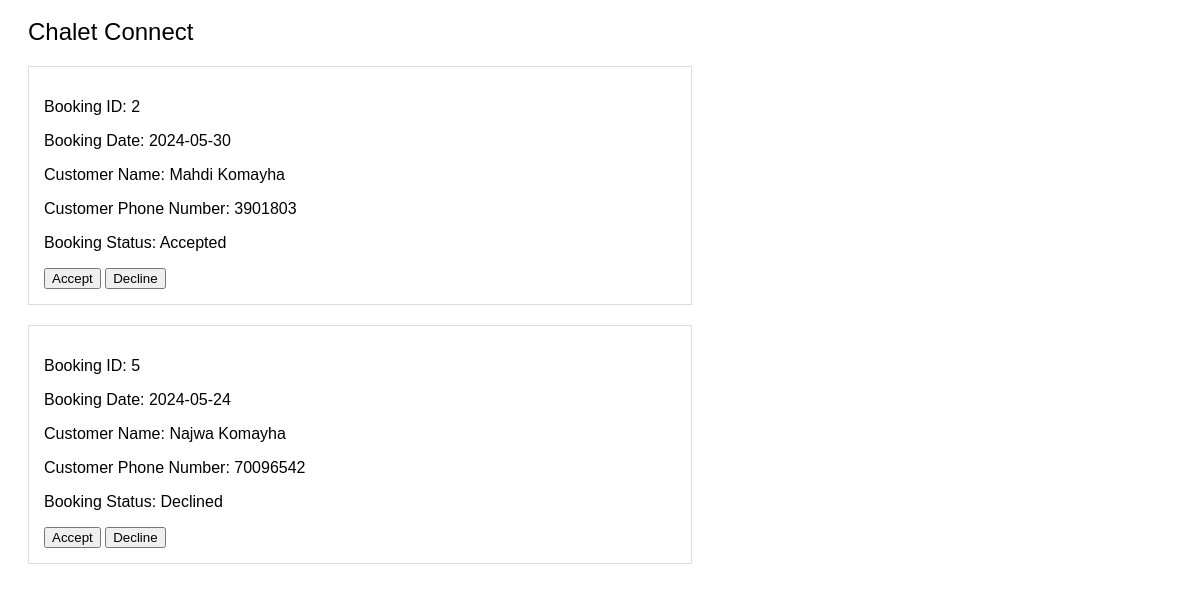
The page /chaletBookings.php?id=1 (signed in) on the database its author committed.
### tables this page shows
CREATE TABLE `bookings` (
  `id` int(11) NOT NULL,
  `cid` int(11) NOT NULL,
  `cuid` int(11) NOT NULL,
  `booking_date` date NOT NULL,
  `status` text NOT NULL DEFAULT 'Pending'
);

CREATE TABLE `customer` (
  `id` int(11) NOT NULL,
  `fname` text NOT NULL,
  `lname` text NOT NULL,
  `phone` int(11) NOT NULL,
  `email` text NOT NULL,
  `address` text DEFAULT NULL
);

### chaletBookings.php (the view, shortened to what this page needs)
<?php
    $chaletId = intval($_GET['id']);
    $conn = connectToDB();
    $chaletsResult = mysqli_query($conn, "SELECT
    b.id, b.cid, b.cuid, b.booking_date, b.status, c.fname, c.lname, c.phone
    FROM bookings b JOIN customer c ON b.cuid = c.id
    WHERE b.cid = $chaletId; ");
    $bookings = [];
    while ($row = mysqli_fetch_assoc($chaletsResult)) {
        $bookings[] = $row;
    }
?>
<!DOCTYPE html>
<html lang="en">
<head>
    <link rel="stylesheet" href="styles/chaletBookings.css">
</head>
<body>
<header>
        <div class="navbar">
            <span class="logo">Chalet Connect</span>
        </div>
    </header>
    <div class="booking-grid">
        <?php foreach ($bookings as $booking): ?>
            <div class="booking">
                <div class="chalet-details">
                    <p>Booking ID: <?= $booking['id'] ?></p>
                    <p>Booking Date: <?= $booking['booking_date'] ?></p>
                    <p>Customer Name: <?= $booking['fname'] ?> <?= $booking['lname'] ?></p>
                    <p>Customer Phone Number: <?= $booking['phone'] ?></p>
                    <p>Booking Status: <?= $booking['status'] ?></p>
                    <form method="post" action="<?php echo $_SERVER["PHP_SELF"]; ?>?id=<?= $chaletId ?>">
                    <button type="submit" name="submit" value="accept">Accept</button>
                    <button type="submit" name="submit" value="decline">Decline</button>
                    </form>
                </div>
            </div>
        <?php endforeach; ?>
        </div>
</body>
</html>

### styles/chaletBookings.css (style rules this page uses)
body { font-family: Arial, sans-serif; }
.navbar { display: flex; justify-content: space-between; align-items: center; padding: 10px 20px; }
.navbar .logo { font-size: 24px; }
.booking { border: 1px solid #ddd; padding: 15px; margin-top: 10px; margin-left: 20px; margin-right: 500px; margin-bottom: 20px; display: flex; align-items: center; }

### rows shown on the page
bookings: id "2", booking_date "2024-05-30", cuid.fname "Mahdi", cuid.lname "Komayha", cuid.phone "3901803", status "Accepted"
bookings: id "5", booking_date "2024-05-24", cuid.fname "Najwa", cuid.lname "Komayha", cuid.phone "70096542", status "Declined"
